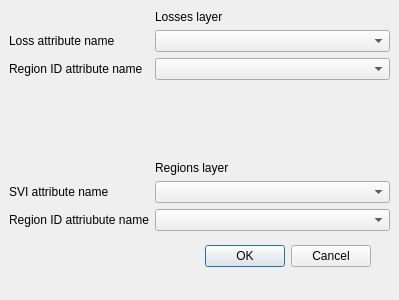
<?xml version="1.0" encoding="UTF-8"?>
<ui version="4.0">
 <class>AttributeSelctionDialog</class>
 <widget class="QDialog" name="AttributeSelctionDialog">
  <property name="windowModality">
   <enum>Qt::WindowModal</enum>
  </property>
  <property name="geometry">
   <rect>
    <x>0</x>
    <y>0</y>
    <width>399</width>
    <height>300</height>
   </rect>
  </property>
  <property name="windowTitle">
   <string>Attribute Selection</string>
  </property>
  <property name="modal">
   <bool>true</bool>
  </property>
  <widget class="QDialogButtonBox" name="buttonBox">
   <property name="geometry">
    <rect>
     <x>30</x>
     <y>240</y>
     <width>341</width>
     <height>32</height>
    </rect>
   </property>
   <property name="orientation">
    <enum>Qt::Horizontal</enum>
   </property>
   <property name="standardButtons">
    <set>QDialogButtonBox::Cancel|QDialogButtonBox::Ok</set>
   </property>
  </widget>
  <widget class="QWidget" name="formLayoutWidget">
   <property name="geometry">
    <rect>
     <x>9</x>
     <y>10</y>
     <width>381</width>
     <height>221</height>
    </rect>
   </property>
   <layout class="QFormLayout" name="formLayout">
    <item row="2" column="0">
     <widget class="QLabel" name="loss_attr_name_lbl">
      <property name="text">
       <string>Loss attribute name</string>
      </property>
     </widget>
    </item>
    <item row="2" column="1">
     <widget class="QComboBox" name="loss_attr_name_cbox"/>
    </item>
    <item row="3" column="0">
     <widget class="QLabel" name="reg_id_attr_name_loss_lbl">
      <property name="text">
       <string>Region ID attribute name</string>
      </property>
     </widget>
    </item>
    <item row="3" column="1">
     <widget class="QComboBox" name="reg_id_attr_name_loss_cbox"/>
    </item>
    <item row="7" column="0">
     <widget class="QLabel" name="reg_id_attr_name_region_lbl">
      <property name="text">
       <string>Region ID attriubute name</string>
      </property>
     </widget>
    </item>
    <item row="7" column="1">
     <widget class="QComboBox" name="reg_id_attr_name_region_cbox"/>
    </item>
    <item row="5" column="1">
     <widget class="QLabel" name="regions_layer_lbl">
      <property name="text">
       <string>Regions layer</string>
      </property>
     </widget>
    </item>
    <item row="1" column="1">
     <widget class="QLabel" name="loss_layer_lbl">
      <property name="text">
       <string>Losses layer</string>
      </property>
     </widget>
    </item>
    <item row="4" column="1">
     <spacer name="verticalSpacer">
      <property name="orientation">
       <enum>Qt::Vertical</enum>
      </property>
      <property name="sizeHint" stdset="0">
       <size>
        <width>20</width>
        <height>40</height>
       </size>
      </property>
     </spacer>
    </item>
    <item row="6" column="1">
     <widget class="QComboBox" name="svi_attr_name_cbox"/>
    </item>
    <item row="6" column="0">
     <widget class="QLabel" name="svi_attr_name_lbl">
      <property name="text">
       <string>SVI attribute name</string>
      </property>
     </widget>
    </item>
   </layout>
  </widget>
 </widget>
 <resources/>
 <connections>
  <connection>
   <sender>buttonBox</sender>
   <signal>accepted()</signal>
   <receiver>AttributeSelctionDialog</receiver>
   <slot>accept()</slot>
   <hints>
    <hint type="sourcelabel">
     <x>248</x>
     <y>254</y>
    </hint>
    <hint type="destinationlabel">
     <x>157</x>
     <y>274</y>
    </hint>
   </hints>
  </connection>
  <connection>
   <sender>buttonBox</sender>
   <signal>rejected()</signal>
   <receiver>AttributeSelctionDialog</receiver>
   <slot>reject()</slot>
   <hints>
    <hint type="sourcelabel">
     <x>316</x>
     <y>260</y>
    </hint>
    <hint type="destinationlabel">
     <x>286</x>
     <y>274</y>
    </hint>
   </hints>
  </connection>
 </connections>
</ui>
